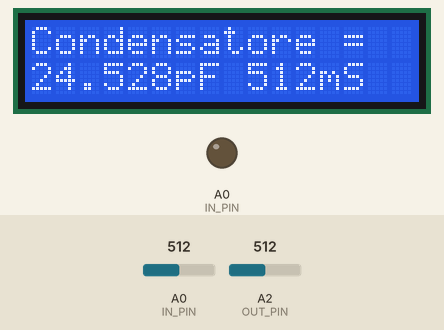
Recording of a sketch running on a simulated Arduino Uno, built with avr-gcc and run on an emulated ATmega328P. Parts: 16×2 character LCD, output pins drawn as LEDs (lit = HIGH). Inputs (shaded band) come from the test bench; at power-on: A0 (IN_PIN) = 512, A2 (OUT_PIN) = 512. Pins used as bus, display or sensor lines are not drawn.

Above: at 1.2 s.
1.3 s: A0 (IN_PIN) set to 306
At 2.8 s:
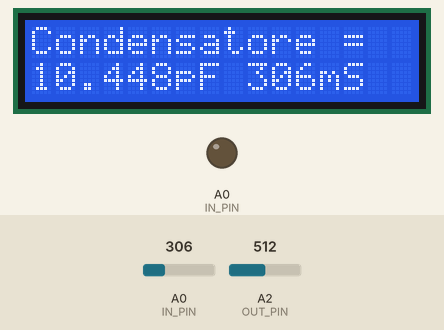
3.5 s: A0 (IN_PIN) set to 280
At 4.4 s:
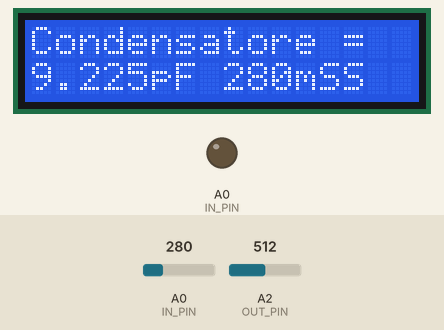
5.5 s: A0 (IN_PIN) set to 1010
At 6.8 s:
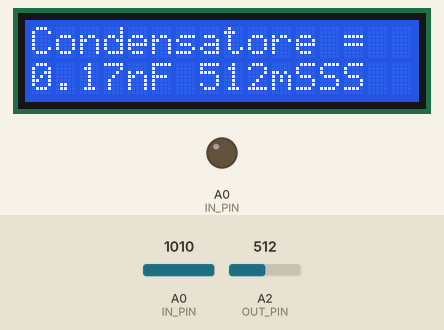
9.5 s: A2 (OUT_PIN) set to 992
At 11.2 s:
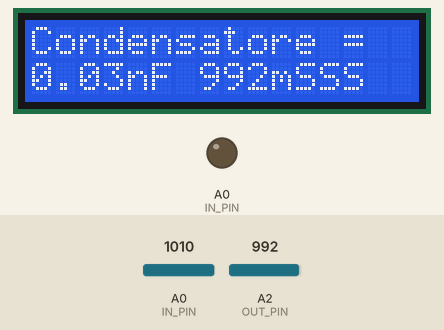
13.5 s: A2 (OUT_PIN) set to 1008
At 16.1 s:
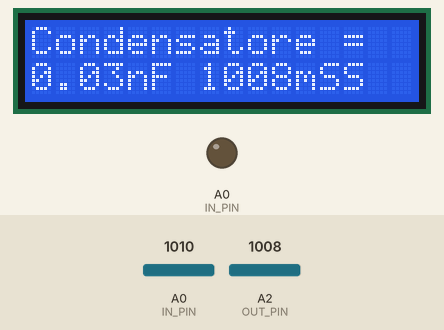
17.5 s: A2 (OUT_PIN) set to 0
At 18.5 s:
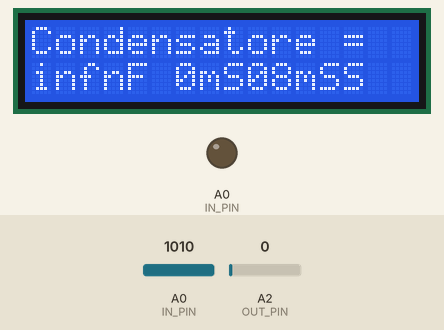
Timing chart, 0 to 20.5 s (numbered marks = the images above; inputs shaded):
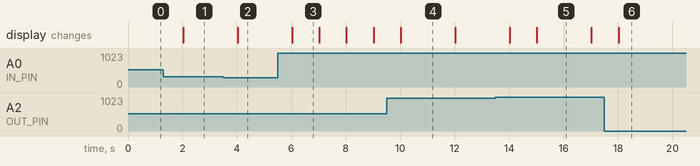

The sketch:

arduino_misuratore_capacit__condensatori.ino
```cpp
// Arduino Misuratore di capacità dei condensatori con display 16x2 I2C

//www.progettiarduino.com

#include <Wire.h>     // Libreria wire già presente in Arduino ide
#include <LiquidCrystal_I2C.h> // Libreria display I2C

LiquidCrystal_I2C lcd(0x27, 2, 1, 0, 4, 5, 6, 7, 3, POSITIVE);
const int OUT_PIN = A2;
const int IN_PIN = A0;
const float IN_STRAY_CAP_TO_GND = 24.48;
const float IN_CAP_TO_GND  = IN_STRAY_CAP_TO_GND;
const float R_PULLUP = 34.8;
const int MAX_ADC_VALUE = 1023;

void setup()
{
  Serial.begin(9600); //Apro la comunicazione seriale
  pinMode(OUT_PIN, OUTPUT);
  pinMode(IN_PIN, OUTPUT);
  lcd.begin(16, 2);
  }

void loop()
{
    pinMode(IN_PIN, INPUT);
    digitalWrite(OUT_PIN, HIGH);
    int val = analogRead(IN_PIN);
    digitalWrite(OUT_PIN, LOW);

    if (val < 1000)
    {
      pinMode(IN_PIN, OUTPUT);

      float capacitance = (float)val * IN_CAP_TO_GND / (float)(MAX_ADC_VALUE -

val);

      lcd.setCursor(0,0);
      lcd.print(F("Condensatore = "));
      lcd.setCursor(0,1);
      lcd.print(capacitance, 3);
      lcd.print(F("pF "));
      lcd.print(val);
      lcd.print("mS");
    }

    else
    {
      pinMode(IN_PIN, OUTPUT);
      delay(1);
      pinMode(OUT_PIN, INPUT_PULLUP);
      unsigned long u1 = micros();
      unsigned long t;
      int digVal;

      do
      {
        digVal = digitalRead(OUT_PIN);
        unsigned long u2 = micros();
        t = u2 > u1 ? u2 - u1 : u1 - u2;
      }

      while ((digVal < 1) && (t < 400000L));

      pinMode(OUT_PIN, INPUT);
      val = analogRead(OUT_PIN);
      digitalWrite(IN_PIN, HIGH);
      int dischargeTime = (int)(t / 1000L) * 5;
      delay(dischargeTime);
      pinMode(OUT_PIN, OUTPUT);
      digitalWrite(OUT_PIN, LOW);
      digitalWrite(IN_PIN, LOW);

      float capacitance = -(float)t / R_PULLUP
                              / log(1.0 - (float)val / (float)MAX_ADC_VALUE);

      lcd.setCursor(0,0);
      lcd.print(F("Condensatore = "));
      if (capacitance > 1000.0)
      {
        lcd.setCursor(0,1);
        lcd.print(capacitance / 1000.0, 2);
        lcd.print(F("uF "));
        lcd.print(val);
        lcd.print("mS");
      }

      else
      {
        lcd.setCursor(0,1);
        lcd.print(capacitance, 2);
        lcd.print(F("nF "));
        lcd.print(val);
        lcd.print("mS");
      }
  }
    while (millis() % 1000 != 0);
}
```

Measured:
- the behaviour switches between 297 and 296 on A0 (IN_PIN) (found by bisection; images 1 and 2)
- the behaviour switches between 999 and 1000 on A2 (OUT_PIN) (found by bisection; images 4 and 5)
- after the input at 1.3 s, the display: changes after 0.73 s (image 1)
- after the input at 3.5 s, the display: changes after 0.53 s (image 2)
- after the input at 5.5 s, the display: changes after 0.53 s (image 3)
- after the input at 9.5 s, the display: changes after 0.53 s (image 4)
- after the input at 13.5 s, the display: first changes after 0.53 s (image 5 shows a later state)
- after the input at 17.5 s, the display: changes after 0.53 s (image 6)
